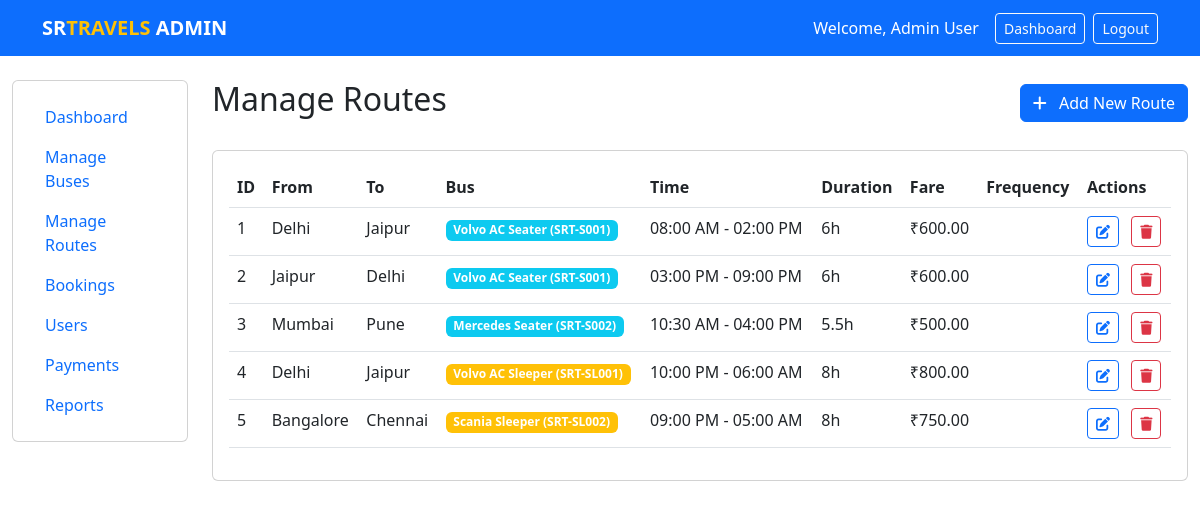
The page /admin-routes.php (signed in) on the database its author committed.
### tables this page shows
CREATE TABLE bus_routes (
    id INT PRIMARY KEY AUTO_INCREMENT,
    bus_id INT,
    from_city VARCHAR(100) NOT NULL,
    to_city VARCHAR(100) NOT NULL,
    departure_time TIME NOT NULL,
    arrival_time TIME NOT NULL,
    duration VARCHAR(20),
    frequency VARCHAR(50),
    fare DECIMAL(10,2) NOT NULL,
    created_by INT,
    created_at TIMESTAMP DEFAULT CURRENT_TIMESTAMP,
    FOREIGN KEY (bus_id) REFERENCES buses(id) ON DELETE CASCADE,
    FOREIGN KEY (created_by) REFERENCES admin(id) ON DELETE SET NULL
);

CREATE TABLE buses (
    id INT PRIMARY KEY AUTO_INCREMENT,
    bus_number VARCHAR(20) UNIQUE NOT NULL,
    bus_name VARCHAR(100) NOT NULL,
    bus_type ENUM('seater', 'sleeper') NOT NULL,
    total_seats INT NOT NULL,
    available_seats INT NOT NULL,
    amenities TEXT,
    status ENUM('active', 'inactive', 'maintenance') DEFAULT 'active',
    created_at TIMESTAMP DEFAULT CURRENT_TIMESTAMP
);

### config.php (called while the page is built, shortened)
<?php
function format_time($time) {
    return date('h:i A', strtotime($time));
}
?>

### admin-routes.php (the view, shortened to what this page needs)
<?php
require_once 'config.php';
$routes_query = "SELECT r.*, b.bus_number, b.bus_name, b.bus_type
                 FROM bus_routes r
                 JOIN buses b ON r.bus_id = b.id
                 ORDER BY r.created_at DESC";
$routes_result = mysqli_query($conn, $routes_query);
?>
<!DOCTYPE html>
<html lang="en">
<head>
    <link href="https://cdn.jsdelivr.net/npm/bootstrap@5.3.0-alpha1/dist/css/bootstrap.min.css" rel="stylesheet">
    <link rel="stylesheet" href="https://cdnjs.cloudflare.com/ajax/libs/font-awesome/6.4.0/css/all.min.css">
</head>
<body>
    <nav class="navbar navbar-expand-lg navbar-dark bg-primary">
        <div class="container">
            <a class="navbar-brand fw-bold" href="index.php">SR<span class="text-warning">TRAVELS</span> ADMIN</a>
            <div class="d-flex align-items-center">
                <span class="text-white me-3">Welcome, <?php echo $_SESSION['full_name']; ?></span>
                <a href="admin.php" class="btn btn-outline-light btn-sm me-2">Dashboard</a>
                <a href="logout.php" class="btn btn-outline-light btn-sm">Logout</a>
            </div>
        </div>
    </nav>
    <div class="container-fluid py-4">
        <div class="row">
            <div class="col-lg-2">
                <div class="card">
                    <div class="card-body">
                        <nav class="nav flex-column">
                            <a class="nav-link" href="admin.php">Dashboard</a>
                            <a class="nav-link" href="admin-buses.php">Manage Buses</a>
                            <a class="nav-link active" href="admin-routes.php">Manage Routes</a>
                            <a class="nav-link" href="admin-bookings.php">Bookings</a>
                            <a class="nav-link" href="admin-users.php">Users</a>
                            <a class="nav-link" href="admin-payments.php">Payments</a>
                            <a class="nav-link" href="admin-reports.php">Reports</a>
                        </nav>
                    </div>
                </div>
            </div>
            <div class="col-lg-10">
                <div class="d-flex justify-content-between align-items-center mb-4">
                    <h2>Manage Routes</h2>
                    <button class="btn btn-primary" data-bs-toggle="modal" data-bs-target="#addRouteModal">
                        <i class="fas fa-plus me-2"></i> Add New Route
                    </button>
                </div>
                <div class="card">
                    <div class="card-body">
                        <div class="table-responsive">
                            <table class="table table-hover">
                                <thead>
                                    <tr>
                                        <th>ID</th>
                                        <th>From</th>
                                        <th>To</th>
                                        <th>Bus</th>
                                        <th>Time</th>
                                        <th>Duration</th>
                                        <th>Fare</th>
                                        <th>Frequency</th>
                                        <th>Actions</th>
                                    </tr>
                                </thead>
                                <tbody>
                                    <?php while($route = mysqli_fetch_assoc($routes_result)): ?>
                                    <tr>
                                        <td><?php echo $route['id']; ?></td>
                                        <td><?php echo $route['from_city']; ?></td>
                                        <td><?php echo $route['to_city']; ?></td>
                                        <td>
                                            <span class="badge bg-<?php echo $route['bus_type'] == 'seater' ? 'info' : 'warning'; ?>">
                                                <?php echo $route['bus_name']; ?> (<?php echo $route['bus_number']; ?>)
                                            </span>
                                        </td>
                                        <td>
                                            <?php echo format_time($route['departure_time']); ?> -
                                            <?php echo format_time($route['arrival_time']); ?>
                                        </td>
                                        <td><?php echo $route['duration']; ?></td>
                                        <td>₹<?php echo $route['fare']; ?></td>
                                        <td><?php echo $route['frequency']; ?></td>
                                        <td>
                                            <button class="btn btn-sm btn-outline-primary me-2"
                                                    data-bs-toggle="modal"
                                                    data-bs-target="#editRouteModal<?php echo $route['id']; ?>">
                                                <i class="fas fa-edit"></i>
                                            </button>
                                            <button class="btn btn-sm btn-outline-danger"
                                                    data-bs-toggle="modal"
                                                    data-bs-target="#deleteRouteModal<?php echo $route['id']; ?>">
                                                <i class="fas fa-trash"></i>
                                            </button>
                                        </td>
                                    </tr>
                                    <?php endwhile; ?>
                                </tbody>
                            </table>
                        </div>
                    </div>
                </div>
            </div>
        </div>
    </div>
</body>
</html>

### rows shown on the page
bus_routes: id "1", from_city "Delhi", to_city "Jaipur", bus.bus_name "Volvo AC Seater", bus.bus_number "SRT-S001", departure_time "08:00 AM", arrival_time "02:00 PM", duration "6h", fare "600.00"
bus_routes: id "2", from_city "Jaipur", to_city "Delhi", bus.bus_name "Volvo AC Seater", bus.bus_number "SRT-S001", departure_time "03:00 PM", arrival_time "09:00 PM", duration "6h", fare "600.00"
bus_routes: id "3", from_city "Mumbai", to_city "Pune", bus.bus_name "Mercedes Seater", bus.bus_number "SRT-S002", departure_time "10:30 AM", arrival_time "04:00 PM", duration "5.5h", fare "500.00"
bus_routes: id "4", from_city "Delhi", to_city "Jaipur", bus.bus_name "Volvo AC Sleeper", bus.bus_number "SRT-SL001", departure_time "10:00 PM", arrival_time "06:00 AM", duration "8h", fare "800.00"
bus_routes: id "5", from_city "Bangalore", to_city "Chennai", bus.bus_name "Scania Sleeper", bus.bus_number "SRT-SL002", departure_time "09:00 PM", arrival_time "05:00 AM", duration "8h", fare "750.00"

### other values the page prints
$_SESSION['full_name'] "Admin User"
